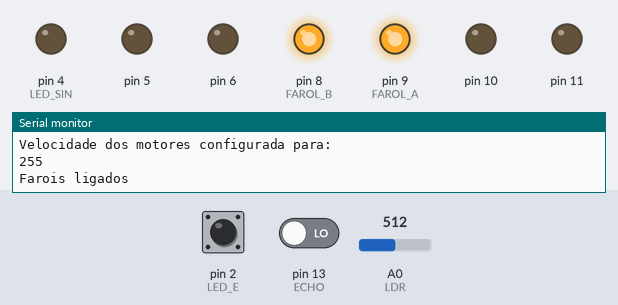
The sketch below on a simulated Arduino Uno, built with avr-gcc and run on an emulated ATmega328P. Shown: output pins drawn as LEDs (lit = HIGH), the last lines printed to the serial monitor. Dashed ring = blinking. The inputs (shaded band) are chosen by the test bench; at power-on: pin 2 (LED_E) HIGH, A0 (LDR) = 512, pin 13 (ECHO) LOW. Random numbers use the default seed unless the sketch sets one; pins used as bus, display or sensor lines are not drawn.

Above: at 1.2 s.
1.3 s: pin 2 (LED_E) driven HIGH
At 3.1 s:
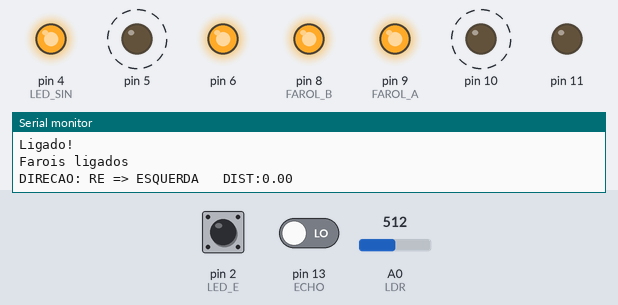
4.9 s: A0 (LDR) set to 587
8.4 s: A0 (LDR) set to 618
At 10.0 s:
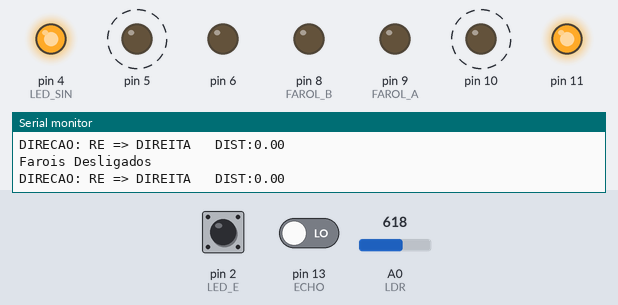
11.9 s: A0 (LDR) set to 590
At 13.8 s:
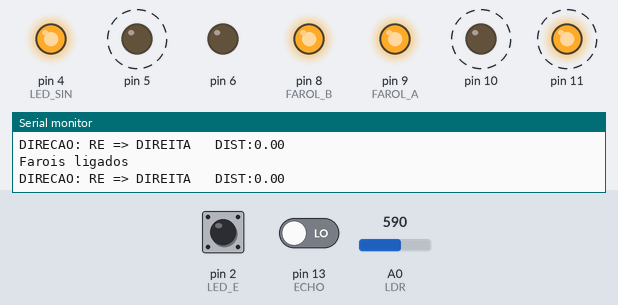
16.1 s: A0 (LDR) set to 610
At 17.25 s:
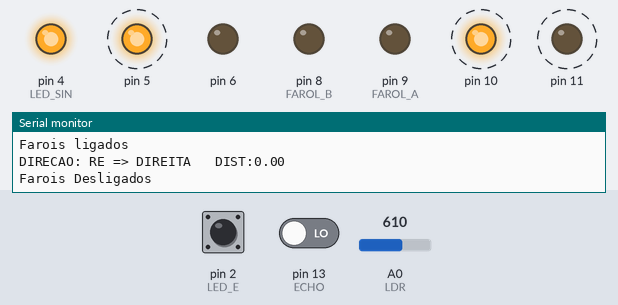
20.1 s: pin 2 (LED_E) pulsed LOW 5 times (0.12 s each, 0.3 s apart)
At 23.1 s:
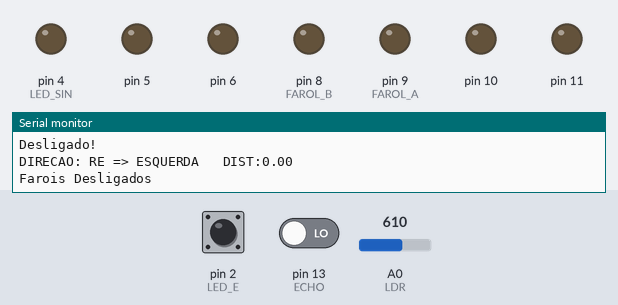
Timing chart, 0 to 24.1 s (numbered marks = the images above; inputs shaded):
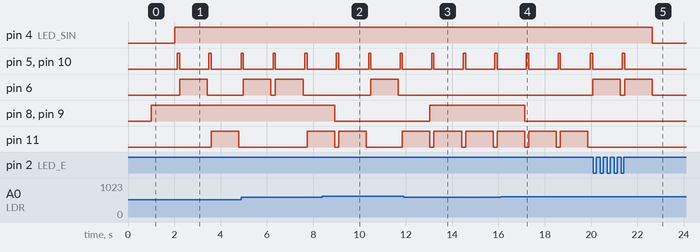

The sketch:

Carro_Aut_nomo_final.ino
```cpp
/*************************************************
   PROJETO DE CARRO AUTÔNOMO - OFICINAS 4.0 -
   CARRO QUE SE MOVE E TOMA DECISÕES SOZINHO.
   POR: SAULO.
 **************************************************/
/*============================================================================*/
//Defines do projeto.
//Defines do sensor ultrassônico
#define ECHO 13
#define TRIG 12

//define dos leds de sinalização
#define FAROL_A 9 //Led esquerda
#define FAROL_B 8 //Led direita
#define LED_SIN 4 //LED de sinalização
#define LED_D   3
#define LED_E   2
#define LED_R   7
//definir pino de interrupção
#define BOT 2 //Interrupção 0.

//LDR
#define LDR A0 // Recebe dados do LDR
/*============================================================================*/

//Classe para controlar o motor.
class DCmotor
{
    //Definindo variáveis internas da classe
    int spd = 255, pin1, pin2;

    //Métodos e variáveis que são utilizados
  public:
    void Pinout(int in1, int in2) {//Método para inicializar as entradas para o motor.
      pin1 = in1;
      pin2 = in2;
      pinMode(pin1, OUTPUT);
      pinMode(pin2, OUTPUT);
    }
    void Speed(int in1) //Método para configurar a velocidade
    {
      spd = in1;
    }
    void Forward() //Método para girar no sentido direto
    {
      analogWrite(pin1, spd);
      digitalWrite(pin2, LOW);
    }
    void Backward() //Método para girar no sentido inverso
    {
      digitalWrite(pin1, LOW);
      analogWrite(pin2, spd);
    }
    void Stop() //Método para parar.
    {
      digitalWrite(pin1, LOW);
      digitalWrite(pin2, LOW);
    }
};
//Criando os objetos motor1 e motor2
DCmotor Motor1, Motor2;

/*============================================================================*/
//Criando as funções
void frente(int t);
void parado(int t);
void para(int t);
void esquerda(int t);
void direita(int t);

//Criando função de medição
long detectar();

//Variável transforma em dist.
float cmDet();

//função callback
void chaveOnoff();

void rotina_motor();

/*============================================================================*/

//Definindo variável para interrupção.
volatile int estado = LOW;
//OBS: INICIA NO ESTADO LOW(Desligado).

/*============================================================================*/
//Iniciando o Setup
void setup() {
  //Configurando os pinos do motor
  Motor1.Pinout(11, 10);
  Motor2.Pinout(6, 5);

  //Gerando interrupção no pino 2.

  attachInterrupt(0, chaveOnOff, RISING);

  /**************************************************
     0 -> Interrupção no pino 2;
     ChaveOnOff: Função de callback da interrupção
     Rising: Altera de low para high => Interrupção.
   ***************************************************/

  //Controle de pinos do sensor de distância
  pinMode(ECHO, INPUT);
  pinMode(TRIG, OUTPUT);

  //Configurando pinos dos leds de sinalização.
  pinMode(FAROL_A, OUTPUT);
  pinMode(FAROL_B, OUTPUT);
  pinMode(LED_SIN, OUTPUT);

  //Iniciando a Serial.
  Serial.begin(9600);

  //Deixar velocidade fixa
  velocidade(255);

  //Gera semente para variável aleatória
  randomSeed(A0);
}

/*============================================================================*/

//Iniciando o loop infinito.
void loop() {
  bool op;

  //Pega valor em cm da distância.
  float cm = cmDet();

  int luz = analogRead(LDR);
  //Verificar farois

  if (luz < 600)
  {
    digitalWrite(FAROL_A, HIGH);
    digitalWrite(FAROL_B, HIGH);
    Serial.println("Farois ligados");
  }
  else
  {
    digitalWrite(FAROL_A, LOW);
    digitalWrite(FAROL_B, LOW);
    Serial.println("Farois Desligados");
  }
  //Se o estado for ligado
  if (estado)
  {
    //analisa a distância
    if (cm > 25 && cm < 1400)
    {
      digitalWrite(LED_SIN, LOW);
      frente(75);
      Serial.print("DIRECAO: FRENTE");
      Serial.print("   DIST:");
      Serial.println(cm);
    }
    //Caso esteja na distância de risco
    else
    {
      //Liga o buzzer e o led de sinalização.
      digitalWrite(LED_SIN, HIGH);

      //Efetua operação random
      op = random(2);

      //Vê a direção de desvio.
      if (op)
      {
        para(75);
        re(100);
        direita(175);
        Serial.print("DIRECAO: RE => DIREITA");
        Serial.print("   DIST:");
        Serial.println(cm);
      }
      else
      {
        para(100);
        re(100);
        esquerda(175);
        Serial.print("DIRECAO: RE => ESQUERDA");
        Serial.print("   DIST:");
        Serial.println(cm);
      }
    }
  }
  //Se o estado for desligado. Os motores param.
  else
  {
    Motor1.Stop();
    Motor2.Stop();
    digitalWrite(LED_SIN, LOW);
  }

}
/*============================================================================*/
//Definindo funções utilizadas pelo robô.

void frente(int t)
{
  // Comando para o motor ir para frente
  Motor1.Forward();
  Motor2.Forward();
  //Controle de leds
  digitalWrite(LED_D, LOW);
  digitalWrite(LED_E, LOW);
  digitalWrite(LED_R, LOW);
  delay(t);
}

void re(int t)
{
  // Comando para o motor ir para trás
  Motor1.Backward();
  Motor2.Backward();
  //Controle de leds
  digitalWrite(LED_D, LOW);
  digitalWrite(LED_E, LOW);
  digitalWrite(LED_R, HIGH);
  delay(t);
}

void esquerda(int t)
{
  //Comando para o motor parar
  Motor1.Stop(); //Comando para o motor para
  Motor2.Forward();
  //Controle de leds
  digitalWrite(LED_D, LOW);
  digitalWrite(LED_E, HIGH);
  digitalWrite(LED_R, LOW);
  delay(t);
}

void direita(int t)
{


  Motor1.Forward();
  Motor2.Stop();
  //Controle de leds.
  digitalWrite(LED_D, HIGH);
  digitalWrite(LED_E, LOW);
  digitalWrite(LED_R, LOW);
  delay(t);
}

void para(int t)
{
  Motor1.Stop(); // Comando para o motor parar
  Motor2.Stop();
  //Controle de leds
  digitalWrite(LED_D, LOW);
  digitalWrite(LED_E, LOW);
  digitalWrite(LED_R, LOW);
  delay(t);
}

void velocidade(int num)
{
  //Transforma o número no intervalo de 0 a 255
  constrain(num, 0, 255);
  //Define a velocidade do carrinho
  Motor1.Speed(num);
  Motor2.Speed(num);
  Serial.println("Velocidade dos motores configurada para:");
  Serial.println(num);
}

//Função de detectar do sensor.
long detectar()
{
  digitalWrite(TRIG, LOW);
  delay(3);
  digitalWrite(TRIG, HIGH);
  delay(10);
  digitalWrite(TRIG, LOW);

  return pulseIn(ECHO, HIGH);
}


//Função de conversão de valor.
float  cmDet()
{
  long tempo = detectar();
  tempo = tempo / 2;
  float distancia = tempo * 0.034; // cm

  return distancia;
}

//Função de callback do carro.

void chaveOnOff()
{
  static unsigned long lastMillis = 0;
  unsigned long newMillis = millis();

  if (newMillis - lastMillis < 50)
  {

  }
  else
  {
    estado = !estado;
    Serial.println("Estado mudou.");
    if (estado)
    {
      Serial.println("Ligado!");
    }
    else
    {
      Serial.println("Desligado!");
    }
    lastMillis = newMillis;
  }

}

void rotina_motor()
{
  frente(3000);
  Serial.println("Frente");
  esquerda(2000);
  Serial.println("Esquerad");
  direita(2000);
  Serial.println("Direita");
  re(2000);
  Serial.println("Re");
  para(4000);
}
```

Measured:
- the behaviour switches between 599 and 600 on A0 (LDR) (found by bisection; images 1 and 2)
- after the input at 1.3 s, pin 4 (LED_SIN): LOW → HIGH after 0.73 s; pin 5, pin 10: alternates HIGH for 0.10 s and LOW for 1.3 s, starting after 0.83 s; pin 6: LOW → HIGH after 0.93 s, → LOW 1.2 s later; pin 11: LOW → HIGH after 2.3 s, → LOW 1.2 s later
- after the input at 8.4 s, pin 8 (FAROL_B), pin 9 (FAROL_A): HIGH → LOW after 0.52 s
- after the input at 11.9 s, pin 8 (FAROL_B), pin 9 (FAROL_A): LOW → HIGH after 1.1 s
- after the input at 16.1 s, pin 8 (FAROL_B), pin 9 (FAROL_A): HIGH → LOW after 1.0 s
- after the input at 20.1 s, pin 4 (LED_SIN): HIGH → LOW after 2.5 s
